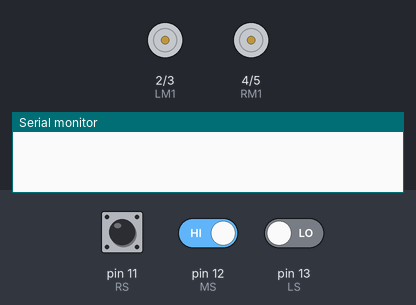
Bench run of a sketch on a simulated Arduino Uno, built with avr-gcc and run on an emulated ATmega328P. Shown: motor-driver pin pairs drawn as motors (green arrow = first pin HIGH = forward, orange = second pin HIGH = backward, longer = more drive), the last lines printed to the serial monitor. Inputs (shaded band) come from the test bench; at power-on: pin 11 (RS) LOW, pin 12 (MS) HIGH, pin 13 (LS) LOW.

Above: at 1.2 s.
1.3 s: pin 11 (RS) driven HIGH
At 2.3 s:
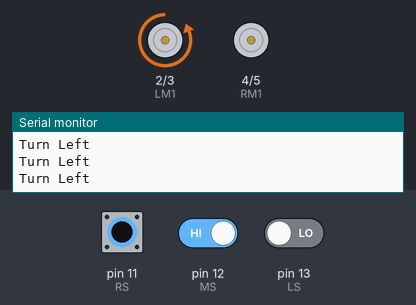
2.8 s: pin 12 (MS) driven LOW
At 3.9 s:
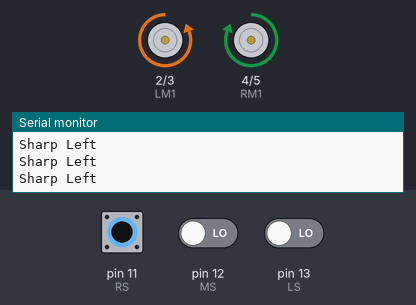
4.3 s: pin 13 (LS) driven HIGH
At 5.0 s:
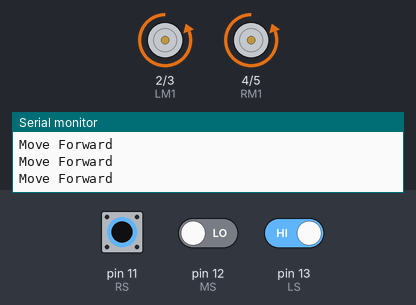
5.8 s: pin 11 (RS) driven LOW
At 6.1 s:
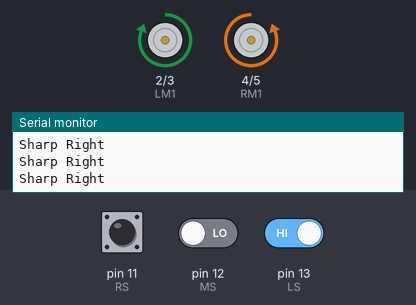
7.3 s: pin 12 (MS) driven HIGH
At 8.4 s:
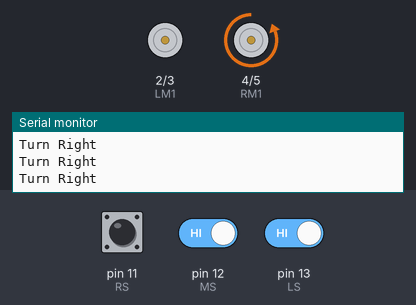
8.8 s: pin 11 (RS) pulsed HIGH 2 times (0.12 s each, 0.3 s apart)
At 8.87 s:
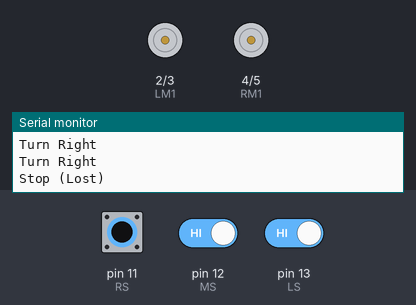
Timing chart, 0 to 11.8 s (numbered marks = the images above; inputs shaded):
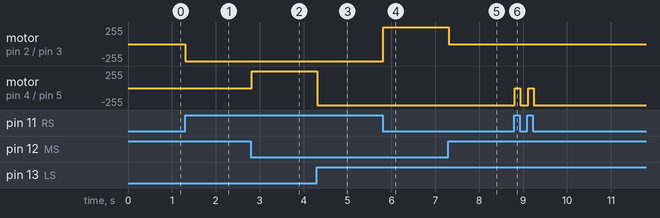

The sketch:

Line_Follower_3Sensor_Amit_WhiteLine.ino
```cpp
#define MS 12      // Middle Sensor
#define LS 13      // Left sensor
#define RS 11      // Right sensor

#define LM1 2       // Left motor
#define LM2 3
#define RM1 4       // Right motor
#define RM2 5

void setup()
{
  Serial.begin(9600);
  pinMode(MS, INPUT);
  pinMode(LS, INPUT);
  pinMode(RS, INPUT);
  pinMode(LM1, OUTPUT);
  pinMode(LM2, OUTPUT);
  pinMode(RM1, OUTPUT);
  pinMode(RM2, OUTPUT);
}

void loop()
{
  if(digitalRead(MS) == LOW)  // Middle sensor on white line
  {
    if(digitalRead(LS) == HIGH && digitalRead(RS) == HIGH)
    {
      Serial.println("Move Forward");
      digitalWrite(LM1, LOW);
      digitalWrite(LM2, HIGH);
      digitalWrite(RM1, LOW);
      digitalWrite(RM2, HIGH);
    }
    else if(digitalRead(LS) == LOW && digitalRead(RS) == HIGH)
    {
      Serial.println("Sharp Left");
      digitalWrite(LM1, LOW);
      digitalWrite(LM2, HIGH);
      digitalWrite(RM1, HIGH);
      digitalWrite(RM2, LOW);
    }
    else if(digitalRead(LS) == HIGH && digitalRead(RS) == LOW)
    {
      Serial.println("Sharp Right");
      digitalWrite(LM1, HIGH);
      digitalWrite(LM2, LOW);
      digitalWrite(RM1, LOW);
      digitalWrite(RM2, HIGH);
    }
    else if(digitalRead(LS) == LOW && digitalRead(RS) == LOW)
    {
      Serial.println("Stop (Junction)");
      digitalWrite(LM1, LOW);
      digitalWrite(LM2, LOW);
      digitalWrite(RM1, LOW);
      digitalWrite(RM2, LOW);
    }
  }
  else
  {
    if(digitalRead(LS) == LOW && digitalRead(RS) == HIGH)
    {
      Serial.println("Turn Left");
      digitalWrite(LM1, LOW);
      digitalWrite(LM2, HIGH);
      digitalWrite(RM1, LOW);
      digitalWrite(RM2, LOW);
    }
    else if(digitalRead(LS) == HIGH && digitalRead(RS) == LOW)
    {
      Serial.println("Turn Right");
      digitalWrite(LM1, LOW);
      digitalWrite(LM2, LOW);
      digitalWrite(RM1, LOW);
      digitalWrite(RM2, HIGH);
    }
    else if(digitalRead(LS) == HIGH && digitalRead(RS) == HIGH)
    {
      Serial.println("Stop (Lost)");
      digitalWrite(LM1, LOW);
      digitalWrite(LM2, LOW);
      digitalWrite(RM1, LOW);
      digitalWrite(RM2, LOW);
    }
  }

  delay(5);
}
```

Measured:
- after the input at 1.3 s, motor on pin 2 (LM1) / pin 3 (LM2): stopped → backward 255/255 at once
- after the input at 2.8 s, motor on pin 4 (RM1) / pin 5 (RM2): stopped → forward 255/255 at once
- after the input at 4.3 s, motor on pin 4 (RM1) / pin 5 (RM2): forward 255/255 → backward 255/255 at once
- after the input at 5.8 s, motor on pin 2 (LM1) / pin 3 (LM2): backward 255/255 → forward 255/255 at once
- after the input at 7.3 s, motor on pin 2 (LM1) / pin 3 (LM2): forward 255/255 → stopped at once
- after the input at 8.8 s, motor on pin 4 (RM1) / pin 5 (RM2): alternates backward 255/255 for 0.19 s and stopped for 0.12 s, 4 changes in all, then stays backward 255/255, starting at once
